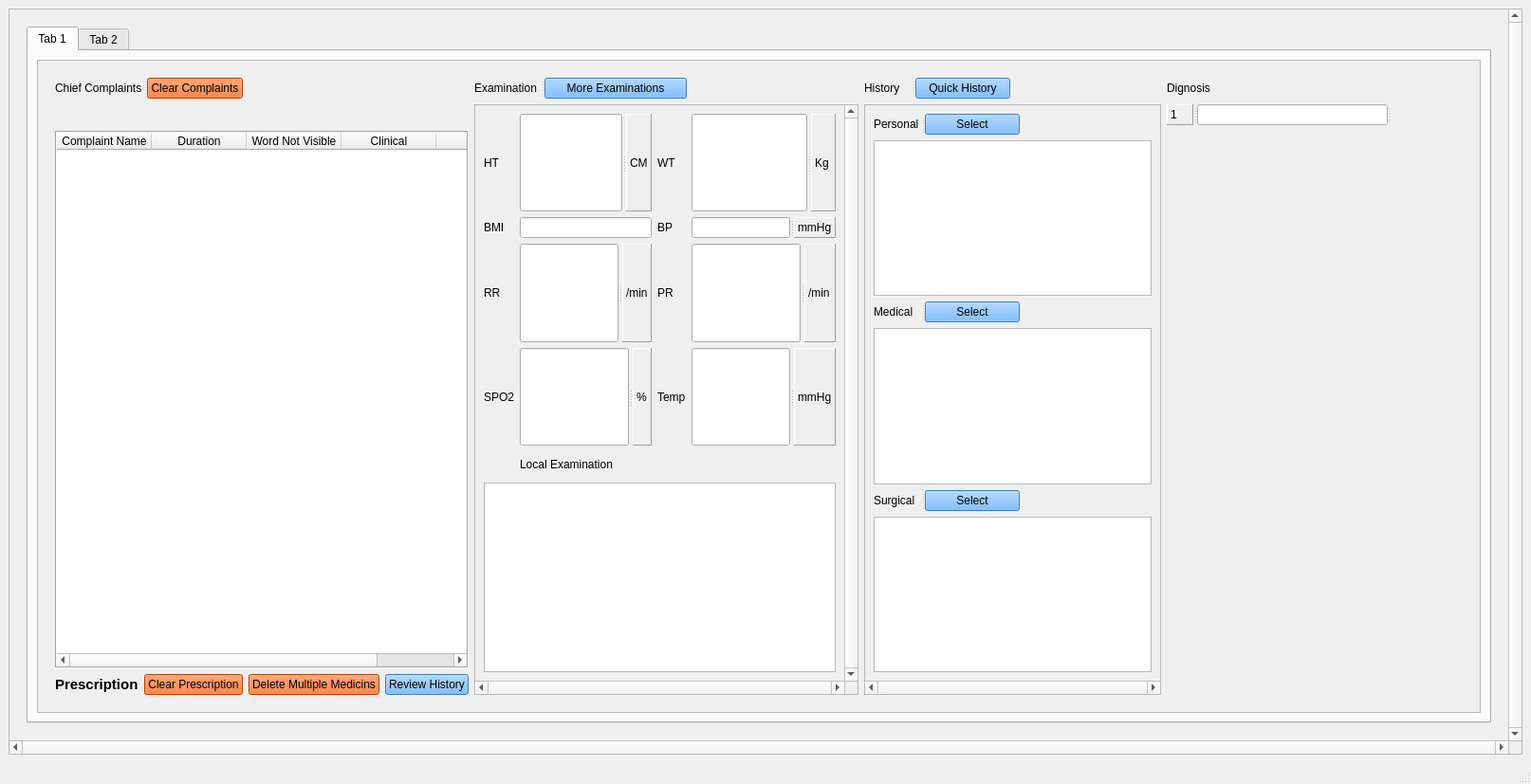
<?xml version="1.0" encoding="UTF-8"?>
<ui version="4.0">
 <class>MainWindow</class>
 <widget class="QMainWindow" name="MainWindow">
  <property name="geometry">
   <rect>
    <x>0</x>
    <y>0</y>
    <width>1614</width>
    <height>827</height>
   </rect>
  </property>
  <property name="windowTitle">
   <string>MainWindow</string>
  </property>
  <widget class="QWidget" name="centralwidget">
   <layout class="QGridLayout" name="gridLayout_2">
    <item row="0" column="0">
     <widget class="QScrollArea" name="scrollArea">
      <property name="verticalScrollBarPolicy">
       <enum>Qt::ScrollBarAlwaysOn</enum>
      </property>
      <property name="horizontalScrollBarPolicy">
       <enum>Qt::ScrollBarAlwaysOn</enum>
      </property>
      <property name="sizeAdjustPolicy">
       <enum>QAbstractScrollArea::AdjustToContents</enum>
      </property>
      <property name="widgetResizable">
       <bool>true</bool>
      </property>
      <widget class="QWidget" name="scrollAreaWidgetContents">
       <property name="geometry">
        <rect>
         <x>0</x>
         <y>0</y>
         <width>1577</width>
         <height>747</height>
        </rect>
       </property>
       <layout class="QGridLayout" name="gridLayout">
        <item row="0" column="0">
         <widget class="QWidget" name="widget" native="true">
          <layout class="QGridLayout" name="gridLayout_9">
           <item row="0" column="0">
            <widget class="QTabWidget" name="tabWidget">
             <property name="currentIndex">
              <number>0</number>
             </property>
             <widget class="QWidget" name="tab">
              <attribute name="title">
               <string>Tab 1</string>
              </attribute>
              <layout class="QGridLayout" name="gridLayout_3">
               <item row="0" column="0">
                <widget class="QScrollArea" name="scrollArea_2">
                 <property name="widgetResizable">
                  <bool>true</bool>
                 </property>
                 <widget class="QWidget" name="scrollAreaWidgetContents_2">
                  <property name="geometry">
                   <rect>
                    <x>0</x>
                    <y>0</y>
                    <width>1515</width>
                    <height>662</height>
                   </rect>
                  </property>
                  <layout class="QGridLayout" name="gridLayout_6">
                   <item row="0" column="0">
                    <widget class="QWidget" name="widget_2" native="true">
                     <layout class="QGridLayout" name="gridLayout_8">
                      <item row="0" column="0" colspan="2">
                       <widget class="QSplitter" name="splitter_17">
                        <property name="orientation">
                         <enum>Qt::Horizontal</enum>
                        </property>
                        <widget class="QLabel" name="label_94">
                         <property name="text">
                          <string>Chief Complaints</string>
                         </property>
                        </widget>
                        <widget class="QPushButton" name="pushButton_26">
                         <property name="styleSheet">
                          <string notr="true">background-color: rgb(255, 85, 0);</string>
                         </property>
                         <property name="text">
                          <string>Clear Complaints</string>
                         </property>
                        </widget>
                       </widget>
                      </item>
                      <item row="0" column="4">
                       <widget class="QSplitter" name="splitter_64">
                        <property name="orientation">
                         <enum>Qt::Horizontal</enum>
                        </property>
                        <widget class="QLabel" name="label_112">
                         <property name="maximumSize">
                          <size>
                           <width>70</width>
                           <height>16777215</height>
                          </size>
                         </property>
                         <property name="text">
                          <string>Examination</string>
                         </property>
                        </widget>
                        <widget class="QPushButton" name="pushButton_32">
                         <property name="maximumSize">
                          <size>
                           <width>150</width>
                           <height>16777215</height>
                          </size>
                         </property>
                         <property name="styleSheet">
                          <string notr="true">background-color: rgb(85, 170, 255);</string>
                         </property>
                         <property name="text">
                          <string>More Examinations</string>
                         </property>
                        </widget>
                       </widget>
                      </item>
                      <item row="0" column="5">
                       <widget class="QSplitter" name="splitter_63">
                        <property name="orientation">
                         <enum>Qt::Horizontal</enum>
                        </property>
                        <widget class="QLabel" name="label_111">
                         <property name="maximumSize">
                          <size>
                           <width>50</width>
                           <height>16777215</height>
                          </size>
                         </property>
                         <property name="text">
                          <string>History</string>
                         </property>
                        </widget>
                        <widget class="QPushButton" name="pushButton_31">
                         <property name="maximumSize">
                          <size>
                           <width>100</width>
                           <height>16777215</height>
                          </size>
                         </property>
                         <property name="styleSheet">
                          <string notr="true">background-color: rgb(85, 170, 255);</string>
                         </property>
                         <property name="text">
                          <string>Quick History</string>
                         </property>
                        </widget>
                       </widget>
                      </item>
                      <item row="0" column="6">
                       <widget class="QLabel" name="label_46">
                        <property name="text">
                         <string>Dignosis</string>
                        </property>
                       </widget>
                      </item>
                      <item row="1" column="4" rowspan="3">
                       <widget class="QScrollArea" name="scrollArea_4">
                        <property name="verticalScrollBarPolicy">
                         <enum>Qt::ScrollBarAlwaysOn</enum>
                        </property>
                        <property name="horizontalScrollBarPolicy">
                         <enum>Qt::ScrollBarAlwaysOn</enum>
                        </property>
                        <property name="sizeAdjustPolicy">
                         <enum>QAbstractScrollArea::AdjustToContents</enum>
                        </property>
                        <property name="widgetResizable">
                         <bool>true</bool>
                        </property>
                        <widget class="QWidget" name="scrollAreaWidgetContents_11">
                         <property name="geometry">
                          <rect>
                           <x>0</x>
                           <y>0</y>
                           <width>441</width>
                           <height>577</height>
                          </rect>
                         </property>
                         <layout class="QGridLayout" name="gridLayout_7">
                          <item row="0" column="3">
                           <widget class="QSplitter" name="splitter_52">
                            <property name="orientation">
                             <enum>Qt::Horizontal</enum>
                            </property>
                            <widget class="QLineEdit" name="lineEdit_38"/>
                            <widget class="QLabel" name="label_98">
                             <property name="frameShape">
                              <enum>QFrame::Panel</enum>
                             </property>
                             <property name="frameShadow">
                              <enum>QFrame::Raised</enum>
                             </property>
                             <property name="text">
                              <string>Kg</string>
                             </property>
                            </widget>
                           </widget>
                          </item>
                          <item row="2" column="3">
                           <widget class="QSplitter" name="splitter_61">
                            <property name="orientation">
                             <enum>Qt::Horizontal</enum>
                            </property>
                            <widget class="QLineEdit" name="lineEdit_42"/>
                            <widget class="QLabel" name="label_105">
                             <property name="frameShape">
                              <enum>QFrame::Panel</enum>
                             </property>
                             <property name="frameShadow">
                              <enum>QFrame::Raised</enum>
                             </property>
                             <property name="text">
                              <string>/min</string>
                             </property>
                            </widget>
                           </widget>
                          </item>
                          <item row="3" column="1">
                           <widget class="QSplitter" name="splitter_27">
                            <property name="orientation">
                             <enum>Qt::Horizontal</enum>
                            </property>
                            <widget class="QLineEdit" name="lineEdit_43"/>
                            <widget class="QLabel" name="label_107">
                             <property name="frameShape">
                              <enum>QFrame::Panel</enum>
                             </property>
                             <property name="frameShadow">
                              <enum>QFrame::Raised</enum>
                             </property>
                             <property name="text">
                              <string>%</string>
                             </property>
                            </widget>
                           </widget>
                          </item>
                          <item row="1" column="2">
                           <widget class="QLabel" name="label_100">
                            <property name="sizePolicy">
                             <sizepolicy hsizetype="Preferred" vsizetype="Preferred">
                              <horstretch>0</horstretch>
                              <verstretch>0</verstretch>
                             </sizepolicy>
                            </property>
                            <property name="text">
                             <string>BP</string>
                            </property>
                           </widget>
                          </item>
                          <item row="2" column="2">
                           <widget class="QLabel" name="label_104">
                            <property name="sizePolicy">
                             <sizepolicy hsizetype="Preferred" vsizetype="Preferred">
                              <horstretch>0</horstretch>
                              <verstretch>0</verstretch>
                             </sizepolicy>
                            </property>
                            <property name="text">
                             <string>PR</string>
                            </property>
                           </widget>
                          </item>
                          <item row="0" column="2">
                           <widget class="QLabel" name="label_97">
                            <property name="text">
                             <string>WT</string>
                            </property>
                           </widget>
                          </item>
                          <item row="5" column="1">
                           <widget class="QLabel" name="label_110">
                            <property name="sizePolicy">
                             <sizepolicy hsizetype="Expanding" vsizetype="Expanding">
                              <horstretch>0</horstretch>
                              <verstretch>13</verstretch>
                             </sizepolicy>
                            </property>
                            <property name="maximumSize">
                             <size>
                              <width>16777215</width>
                              <height>27</height>
                             </size>
                            </property>
                            <property name="sizeIncrement">
                             <size>
                              <width>0</width>
                              <height>0</height>
                             </size>
                            </property>
                            <property name="baseSize">
                             <size>
                              <width>0</width>
                              <height>0</height>
                             </size>
                            </property>
                            <property name="text">
                             <string>Local Examination</string>
                            </property>
                           </widget>
                          </item>
                          <item row="1" column="0">
                           <widget class="QLabel" name="label_99">
                            <property name="text">
                             <string>BMI</string>
                            </property>
                           </widget>
                          </item>
                          <item row="1" column="1">
                           <widget class="QLineEdit" name="lineEdit_39"/>
                          </item>
                          <item row="3" column="2">
                           <widget class="QLabel" name="label_108">
                            <property name="text">
                             <string>Temp</string>
                            </property>
                           </widget>
                          </item>
                          <item row="3" column="3">
                           <widget class="QSplitter" name="splitter_62">
                            <property name="orientation">
                             <enum>Qt::Horizontal</enum>
                            </property>
                            <widget class="QLineEdit" name="lineEdit_44"/>
                            <widget class="QLabel" name="label_109">
                             <property name="frameShape">
                              <enum>QFrame::Panel</enum>
                             </property>
                             <property name="frameShadow">
                              <enum>QFrame::Raised</enum>
                             </property>
                             <property name="text">
                              <string>mmHg</string>
                             </property>
                            </widget>
                           </widget>
                          </item>
                          <item row="2" column="1">
                           <widget class="QSplitter" name="splitter_60">
                            <property name="orientation">
                             <enum>Qt::Horizontal</enum>
                            </property>
                            <widget class="QLineEdit" name="lineEdit_41"/>
                            <widget class="QLabel" name="label_103">
                             <property name="frameShape">
                              <enum>QFrame::Panel</enum>
                             </property>
                             <property name="frameShadow">
                              <enum>QFrame::Raised</enum>
                             </property>
                             <property name="text">
                              <string>/min</string>
                             </property>
                            </widget>
                           </widget>
                          </item>
                          <item row="3" column="0">
                           <widget class="QLabel" name="label_106">
                            <property name="text">
                             <string>SPO2</string>
                            </property>
                           </widget>
                          </item>
                          <item row="1" column="3">
                           <widget class="QSplitter" name="splitter_59">
                            <property name="orientation">
                             <enum>Qt::Horizontal</enum>
                            </property>
                            <widget class="QLineEdit" name="lineEdit_40"/>
                            <widget class="QLabel" name="label_101">
                             <property name="frameShape">
                              <enum>QFrame::Panel</enum>
                             </property>
                             <property name="frameShadow">
                              <enum>QFrame::Raised</enum>
                             </property>
                             <property name="text">
                              <string>mmHg</string>
                             </property>
                            </widget>
                           </widget>
                          </item>
                          <item row="0" column="0">
                           <widget class="QLabel" name="label_95">
                            <property name="text">
                             <string>HT</string>
                            </property>
                           </widget>
                          </item>
                          <item row="6" column="0" colspan="4">
                           <widget class="QTextBrowser" name="textBrowser_18">
                            <property name="maximumSize">
                             <size>
                              <width>16777215</width>
                              <height>200</height>
                             </size>
                            </property>
                           </widget>
                          </item>
                          <item row="0" column="1">
                           <widget class="QSplitter" name="splitter_51">
                            <property name="orientation">
                             <enum>Qt::Horizontal</enum>
                            </property>
                            <widget class="QLineEdit" name="lineEdit_37"/>
                            <widget class="QLabel" name="label_96">
                             <property name="frameShape">
                              <enum>QFrame::Panel</enum>
                             </property>
                             <property name="frameShadow">
                              <enum>QFrame::Raised</enum>
                             </property>
                             <property name="text">
                              <string>CM</string>
                             </property>
                            </widget>
                           </widget>
                          </item>
                          <item row="2" column="0">
                           <widget class="QLabel" name="label_102">
                            <property name="text">
                             <string>RR</string>
                            </property>
                           </widget>
                          </item>
                         </layout>
                        </widget>
                       </widget>
                      </item>
                      <item row="1" column="5" rowspan="3">
                       <widget class="QScrollArea" name="scrollArea_5">
                        <property name="verticalScrollBarPolicy">
                         <enum>Qt::ScrollBarAsNeeded</enum>
                        </property>
                        <property name="horizontalScrollBarPolicy">
                         <enum>Qt::ScrollBarAlwaysOn</enum>
                        </property>
                        <property name="sizeAdjustPolicy">
                         <enum>QAbstractScrollArea::AdjustToContents</enum>
                        </property>
                        <property name="widgetResizable">
                         <bool>true</bool>
                        </property>
                        <widget class="QWidget" name="scrollAreaWidgetContents_12">
                         <property name="geometry">
                          <rect>
                           <x>0</x>
                           <y>0</y>
                           <width>282</width>
                           <height>577</height>
                          </rect>
                         </property>
                         <layout class="QGridLayout" name="gridLayout_11">
                          <item row="0" column="0">
                           <widget class="QSplitter" name="splitter_70">
                            <property name="orientation">
                             <enum>Qt::Horizontal</enum>
                            </property>
                            <widget class="QLabel" name="label_116">
                             <property name="maximumSize">
                              <size>
                               <width>50</width>
                               <height>16777215</height>
                              </size>
                             </property>
                             <property name="text">
                              <string>Personal</string>
                             </property>
                            </widget>
                            <widget class="QPushButton" name="pushButton_36">
                             <property name="maximumSize">
                              <size>
                               <width>100</width>
                               <height>16777215</height>
                              </size>
                             </property>
                             <property name="styleSheet">
                              <string notr="true">background-color: rgb(85, 170, 255);</string>
                             </property>
                             <property name="text">
                              <string>Select</string>
                             </property>
                            </widget>
                           </widget>
                          </item>
                          <item row="1" column="0">
                           <widget class="QTextBrowser" name="textBrowser_21"/>
                          </item>
                          <item row="2" column="0">
                           <widget class="QSplitter" name="splitter_66">
                            <property name="orientation">
                             <enum>Qt::Horizontal</enum>
                            </property>
                            <widget class="QLabel" name="label_114">
                             <property name="maximumSize">
                              <size>
                               <width>50</width>
                               <height>16777215</height>
                              </size>
                             </property>
                             <property name="text">
                              <string>Medical</string>
                             </property>
                            </widget>
                            <widget class="QPushButton" name="pushButton_34">
                             <property name="maximumSize">
                              <size>
                               <width>100</width>
                               <height>16777215</height>
                              </size>
                             </property>
                             <property name="styleSheet">
                              <string notr="true">background-color: rgb(85, 170, 255);</string>
                             </property>
                             <property name="text">
                              <string>Select</string>
                             </property>
                            </widget>
                           </widget>
                          </item>
                          <item row="3" column="0">
                           <widget class="QTextBrowser" name="textBrowser_19">
                            <property name="maximumSize">
                             <size>
                              <width>16777215</width>
                              <height>16777215</height>
                             </size>
                            </property>
                           </widget>
                          </item>
                          <item row="4" column="0">
                           <widget class="QSplitter" name="splitter_68">
                            <property name="orientation">
                             <enum>Qt::Horizontal</enum>
                            </property>
                            <widget class="QLabel" name="label_115">
                             <property name="maximumSize">
                              <size>
                               <width>50</width>
                               <height>16777215</height>
                              </size>
                             </property>
                             <property name="text">
                              <string>Surgical</string>
                             </property>
                            </widget>
                            <widget class="QPushButton" name="pushButton_35">
                             <property name="maximumSize">
                              <size>
                               <width>100</width>
                               <height>16777215</height>
                              </size>
                             </property>
                             <property name="styleSheet">
                              <string notr="true">background-color: rgb(85, 170, 255);</string>
                             </property>
                             <property name="text">
                              <string>Select</string>
                             </property>
                            </widget>
                           </widget>
                          </item>
                          <item row="5" column="0">
                           <widget class="QTextBrowser" name="textBrowser_20"/>
                          </item>
                         </layout>
                        </widget>
                       </widget>
                      </item>
                      <item row="1" column="6">
                       <widget class="QSplitter" name="splitter_46">
                        <property name="orientation">
                         <enum>Qt::Horizontal</enum>
                        </property>
                        <widget class="QLabel" name="label_90">
                         <property name="frameShape">
                          <enum>QFrame::Panel</enum>
                         </property>
                         <property name="frameShadow">
                          <enum>QFrame::Raised</enum>
                         </property>
                         <property name="text">
                          <string>1</string>
                         </property>
                        </widget>
                        <widget class="QLineEdit" name="lineEdit_36"/>
                        <widget class="QPushButton" name="pushButton_22">
                         <property name="text">
                          <string/>
                         </property>
                         <property name="icon">
                          <iconset>
                           <normaloff>../images.jpg</normaloff>../images.jpg</iconset>
                         </property>
                         <property name="iconSize">
                          <size>
                           <width>25</width>
                           <height>25</height>
                          </size>
                         </property>
                         <property name="flat">
                          <bool>true</bool>
                         </property>
                        </widget>
                       </widget>
                      </item>
                      <item row="3" column="0">
                       <widget class="QLabel" name="label_113">
                        <property name="font">
                         <font>
                          <pointsize>11</pointsize>
                          <bold>true</bold>
                         </font>
                        </property>
                        <property name="text">
                         <string>Prescription</string>
                        </property>
                       </widget>
                      </item>
                      <item row="3" column="1">
                       <widget class="QPushButton" name="pushButton_23">
                        <property name="styleSheet">
                         <string notr="true">background-color: rgb(255, 85, 0);</string>
                        </property>
                        <property name="text">
                         <string>Clear Prescription</string>
                        </property>
                       </widget>
                      </item>
                      <item row="3" column="2">
                       <widget class="QPushButton" name="pushButton_30">
                        <property name="styleSheet">
                         <string notr="true">background-color: rgb(255, 85, 0);</string>
                        </property>
                        <property name="text">
                         <string>Delete Multiple Medicins</string>
                        </property>
                       </widget>
                      </item>
                      <item row="3" column="3">
                       <widget class="QPushButton" name="pushButton_33">
                        <property name="styleSheet">
                         <string notr="true">background-color: rgb(85, 170, 255);</string>
                        </property>
                        <property name="text">
                         <string>Review History</string>
                        </property>
                       </widget>
                      </item>
                      <item row="2" column="0" colspan="4">
                       <widget class="QTableWidget" name="tableComplaint">
                        <property name="frameShape">
                         <enum>QFrame::Box</enum>
                        </property>
                        <property name="alternatingRowColors">
                         <bool>true</bool>
                        </property>
                        <property name="iconSize">
                         <size>
                          <width>0</width>
                          <height>0</height>
                         </size>
                        </property>
                        <property name="gridStyle">
                         <enum>Qt::SolidLine</enum>
                        </property>
                        <property name="sortingEnabled">
                         <bool>false</bool>
                        </property>
                        <attribute name="verticalHeaderVisible">
                         <bool>true</bool>
                        </attribute>
                        <attribute name="verticalHeaderCascadingSectionResizes">
                         <bool>true</bool>
                        </attribute>
                        <attribute name="verticalHeaderShowSortIndicator" stdset="0">
                         <bool>true</bool>
                        </attribute>
                        <column>
                         <property name="text">
                          <string>Complaint Name</string>
                         </property>
                        </column>
                        <column>
                         <property name="text">
                          <string>Duration</string>
                         </property>
                        </column>
                        <column>
                         <property name="text">
                          <string>Word Not Visible</string>
                         </property>
                        </column>
                        <column>
                         <property name="text">
                          <string>Clinical</string>
                         </property>
                        </column>
                        <column>
                         <property name="text">
                          <string>Action</string>
                         </property>
                        </column>
                       </widget>
                      </item>
                     </layout>
                    </widget>
                   </item>
                  </layout>
                 </widget>
                </widget>
               </item>
              </layout>
             </widget>
             <widget class="QWidget" name="tab_2">
              <attribute name="title">
               <string>Tab 2</string>
              </attribute>
             </widget>
            </widget>
           </item>
          </layout>
         </widget>
        </item>
       </layout>
      </widget>
     </widget>
    </item>
   </layout>
  </widget>
  <widget class="QMenuBar" name="menubar">
   <property name="geometry">
    <rect>
     <x>0</x>
     <y>0</y>
     <width>1614</width>
     <height>22</height>
    </rect>
   </property>
  </widget>
  <widget class="QStatusBar" name="statusbar"/>
 </widget>
 <resources/>
 <connections/>
</ui>
